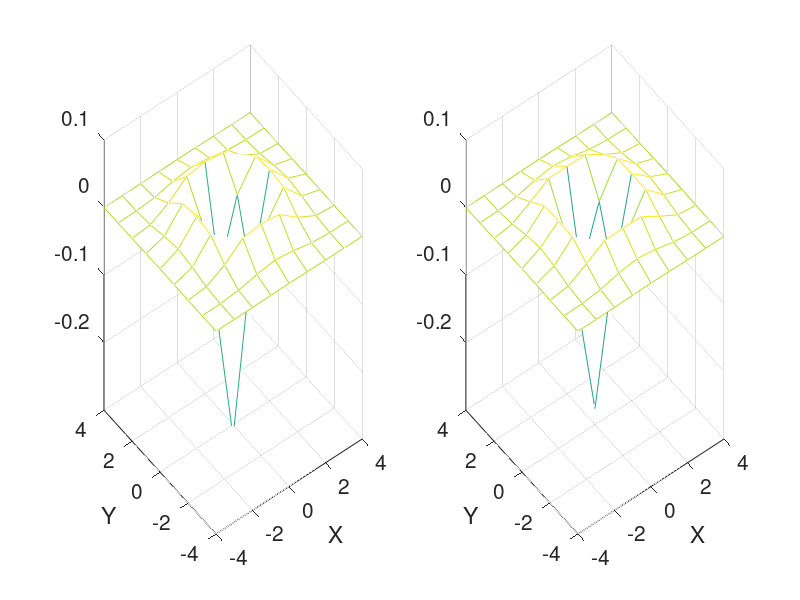

Write the MATLAB code that produced this figure. (Note: this script raises an error after producing the figure.)
% EE368/CS232 Digital Image Processing
% Bernd Girod
% Department of Electrical Engineering, Stanford University

% Script by Qiyuan Tian and David Chen
% LoG vs. DoG

clear, clc, close all

x = -4 : 1 : 4;
y = x;
[X, Y] = meshgrid(x, y);

% Construct Laplacian of Gaussian
sigma = 1;
k = 1.1;
Z1 = (-1/ (pi * sigma^4)) * (1 - (X.^2 + Y.^2) / (2 * sigma^2))...
       .* exp(- (X.^2 + Y.^2) / (2 * sigma^2));

% Construct Difference of Gaussian
Z2 = 1/( (k-1)*sigma^2 ) * ...
         (1/(2*pi*k^2*sigma^2) * exp(-(X.^2 + Y.^2)/ (2*k^2*sigma^2)) - ...
         1/(2*pi*sigma^2) * exp(-(X.^2 + Y.^2)/ (2*sigma^2)) );

% Show Laplacian of Gaussian in 
subplot(1, 2, 1), mesh(X, Y, Z1);
set(gca,'fontsize',15)
xlim([-4 4]);
ylim([-4 4]);
xlabel('X'); ylabel('Y');
zlim([-0.3 0.1]);

% Show Difference of Gaussian
subplot(1, 2, 2), mesh(X, Y, Z2);
set(gca,'fontsize',15)
xlim([-4 4]);
ylim([-4 4]);
xlabel('X'); ylabel('Y');
zlim([-0.3 0.1]);

% Compute frequency responses
[H1, wx, wy] = freqz2(Z1, [64, 64]);
[H2, wx, wy] = freqz2(Z2, [64, 64]);

% Show magnitude of frequency responses
wx = wx * pi;
wy = wy * pi;
[X, Y] = meshgrid(wx, wy);
subplot(1, 2, 1), mesh(X/pi, Y/pi, abs(H1));
set(gca,'fontsize',15)
xlim([-1, 1]); ylim([-1, 1]);
xlabel('\omega_x / \pi'); ylabel('\omega_y / \pi');
zlabel('| H(\omega_x, \omega_y) |');
title('Laplacian of Gaussian');
subplot(1, 2, 2), mesh(X/pi, Y/pi, abs(H2));
set(gca,'fontsize',15)
xlim([-1, 1]); ylim([-1, 1]);
xlabel('\omega_x / \pi'); ylabel('\omega_y / \pi');
zlabel('| H(\omega_x, \omega_y) |');
title('Difference of Gaussian');
